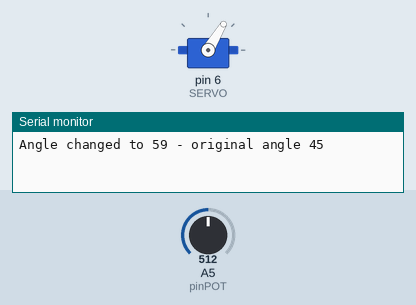
Recording of a sketch running on a simulated Arduino Uno, built with avr-gcc and run on an emulated ATmega328P. Parts: servo, the last lines printed to the serial monitor. The test bench sets the inputs (shaded band); at power-on: A5 (pinPOT) = 512.

Above: at 1.2 s.
1.3 s: A5 (pinPOT) set to 716
At 1.9 s:
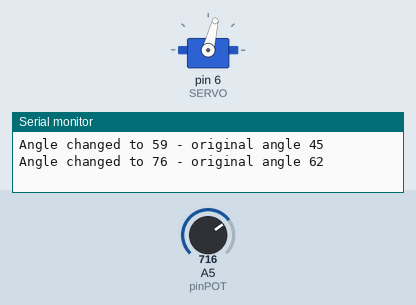
2.9 s: A5 (pinPOT) set to 900
At 4.2 s:
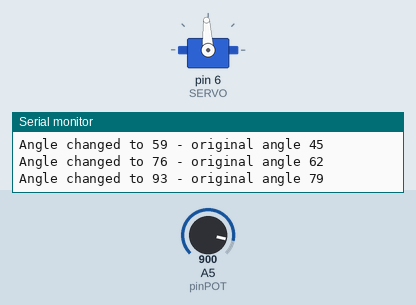
4.5 s: A5 (pinPOT) set to 1023
At 5.6 s:
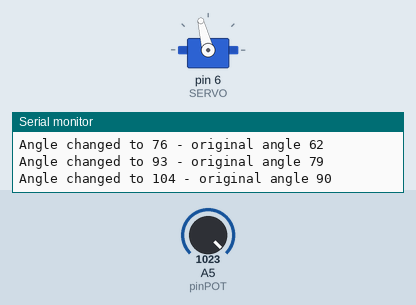
6.1 s: A5 (pinPOT) set to 122
At 6.9 s:
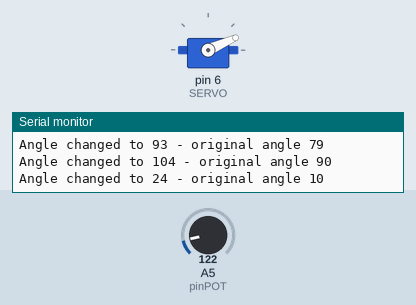
7.7 s: A5 (pinPOT) set to 0
At 8.2 s:
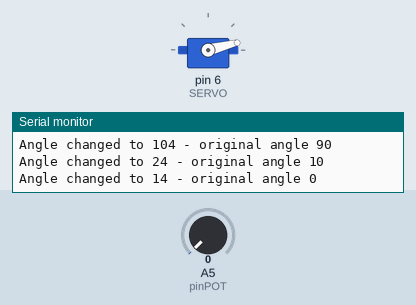
Timing chart, 0 to 10.3 s (numbered marks = the images above; inputs shaded):
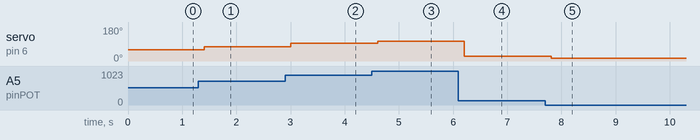

Measured:
- after the input at 1.3 s, servo on pin 6 (SERVO): 59° → 76° after 0.10 s
- after the input at 2.9 s, servo on pin 6 (SERVO): 76° → 93° after 0.11 s
- after the input at 4.5 s, servo on pin 6 (SERVO): 93° → 104° after 0.11 s
- after the input at 6.1 s, servo on pin 6 (SERVO): 104° → 24° after 0.11 s
- after the input at 7.7 s, servo on pin 6 (SERVO): 24° → 14° after 0.11 s

The sketch:

controle_servo_potenciometro.ino
```cpp
#include <Servo.h>

#define SERVO 6 // digital port 5 PWM
const int pinPOT = A5;
float angle = 0;
int currentAngle = 0;
Servo s;  // servo object
int pos; // position
int offset1 = 14;
// offset angle = original angle + 14

void setup() {
  Serial.begin(9600);
  s.attach(SERVO);
  s.write(0 + offset1); // servo in position 0
  pinMode(pinPOT, INPUT);

}

void loop() {

  currentAngle = s.read();
  angle = map(analogRead(pinPOT), 0, 1023, offset1, 90 + offset1); // from 0 to 90, from 14 to 104

  if (currentAngle != angle) {
      Serial.print("Angle changed to ");
      Serial.print(int(angle));
      Serial.print(" - original angle ");
      Serial.println(int(angle) - offset1);
      s.write(int(angle));
  }

  delay(200);

}
```
